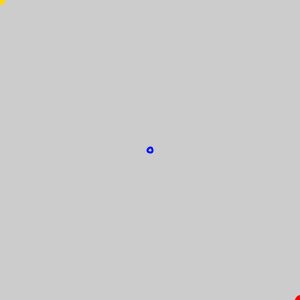
Frame 1 (no input)
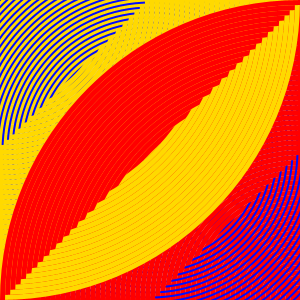
Frame 60 (the mouse pressed at the canvas centre just before this capture)
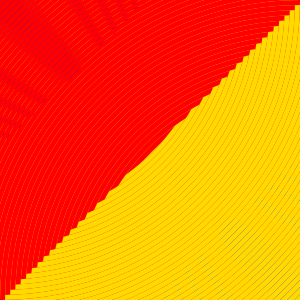
Frame 120 (the mouse held since frame 60 and released just before this capture)

The Processing sketch that drew these frames (run headless with seeded random() and noise(); from frame 60 on, the mouse is pressed at the canvas centre):

// Processing sketch: processing_79855
// ── processing_79855.pde

int diameter = 5;
int y = 0;
int x = 0;
int x1 = 300;
int y1 = 300;
int diameter2 = 0;

void setup()
{
size(300,300);
noFill();
frameRate(10);
}
void draw()
{
  stroke(#000AFF);
  strokeWeight(2);
  ellipse(150,150,diameter,diameter);
  stroke(#FFD900);
  strokeWeight(5);
  ellipse(x,y, diameter, diameter);
  stroke(#FF0000);
  strokeWeight(5);
  ellipse(x1, y1 , diameter, diameter);
  y = y + 10;
  x = x + 10;
  x = x - 10;
  y = y - 10;
  diameter = diameter + 10;
  if (x > 300 ) noLoop ();

}  
